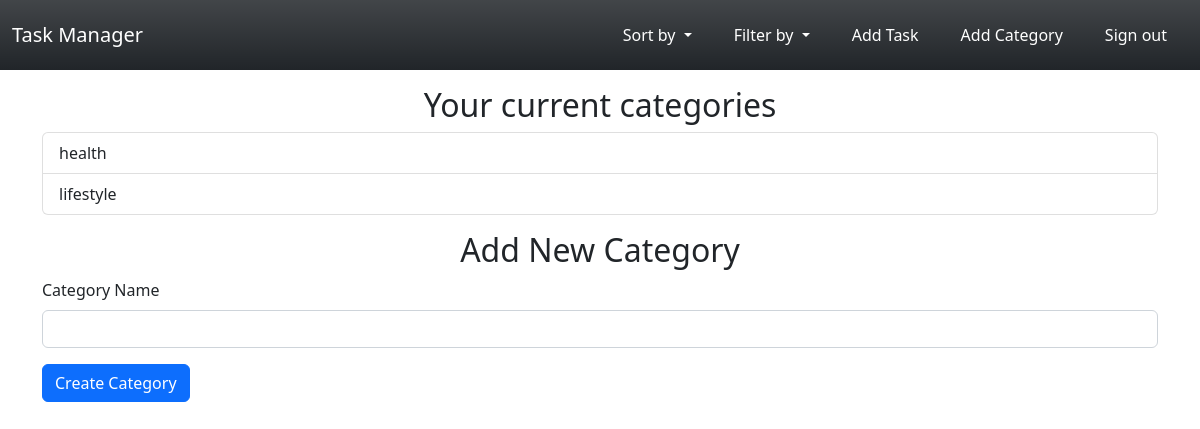
/add-category (signed in), run on an earlier commit of the app's database.
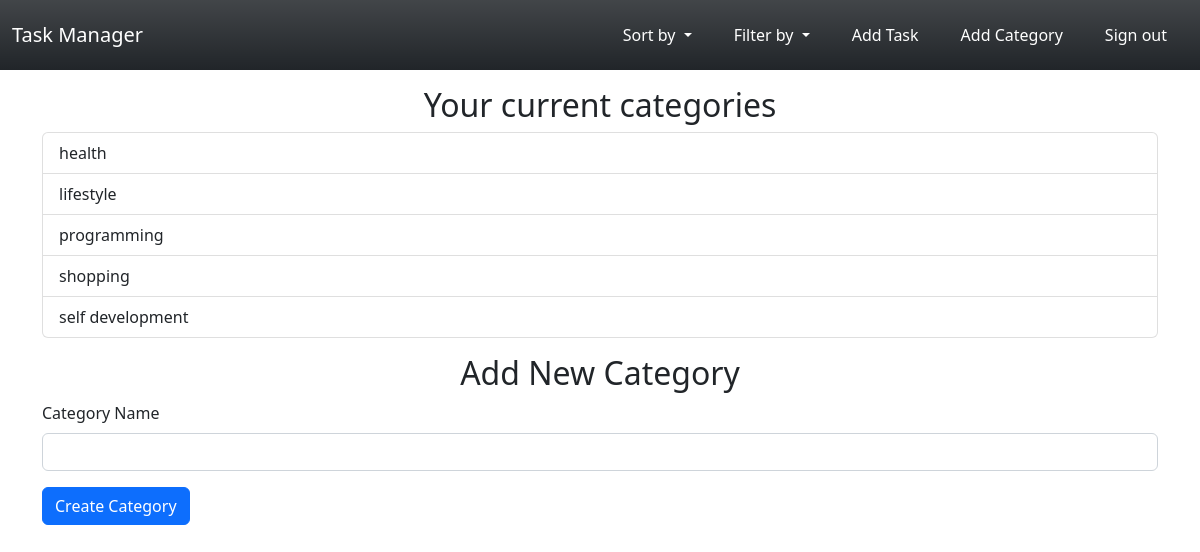
And on a later commit of the database.
### todo/models.py (models this page shows)
class Category(db.Model):
    id = db.Column(db.Integer, primary_key=True)
    name = db.Column(db.String(250), unique=True, nullable=False)
    todos = db.relationship("ToDo", backref="category", lazy="joined")

### todo/routes.py (the view, shortened to what this page needs)
@login_required
@app.route("/add-category", methods=["GET", "POST"])
def add_category():
    form = CreateCategoryForm()
    categories = db.session.query(Category).filter(Category.users.any(
        User.id == current_user.get_id()))
    return render_template("category.html", category_form=form,
                           categories=categories)

### todo/forms.py
class CreateCategoryForm(FlaskForm):
    name = StringField("Category Name", validators=[DataRequired()])
    submit = SubmitField("Create Category")

### todo/routes.py (called while the page is built)
@login_manager.user_loader
def load_user(user_id):
    user = User.query.get(user_id)
    return user

### todo/templates/category.html (shortened to what this page needs)
{% extends "index.html" %}
{% block content %}
<div class="container mt-3">
    <h2 class="text-center">Your current categories</h2>
    <ul class="list-group">
        {% for category in categories %}
            <li class="list-group-item">{{ category.name }}</li>
        {% endfor %}
    </ul>
</div>
<div class="container mt-3">
    <div class="container text-center">
        <h2>Add New Category</h2>
    </div>
    <form method="POST" action="{{ url_for('add_category') }}">
        <div class="mb-3">
            {{ category_form.name.label(class="form-label") }}
            {% if category_form.errors.name %}
                {{ category_form.name(size=20, class="form-control is-invalid") }}
            {% else %}
                {{ category_form.name(size=20, class="form-control") }}
            {% endif %}
        </div>
        <div class="mb-3">
            {{ category_form.submit(class="btn btn-primary") }}
        </div>
    </form>
</div>
{% endblock %}

What changed in the data, as far as the page shows it:
added Category: name "programming"
added Category: name "shopping"
added Category: name "self development"
